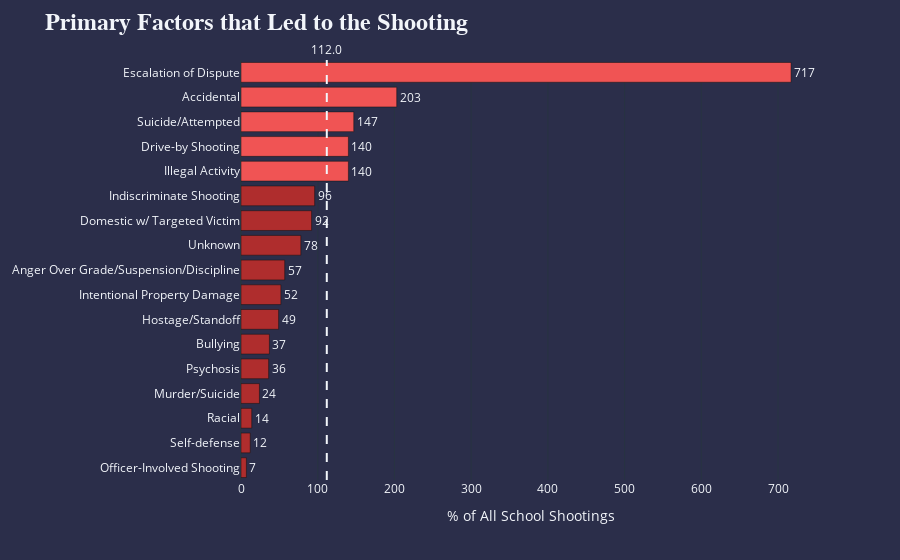

Notebook cell for this chart:
### Code cell
_ = dfi.groupby('situation')['incident_id'].count().sort_values(ascending=True).reset_index()
_['percent'] = _['incident_id'].apply(lambda x: round(x*100/(dfi.time_period.count()), 2) )

fig = px.bar(_, 
                   y="situation",
                   x='incident_id',
                   orientation='h',
                   text_auto=True,
                   template="plotly_dark"
                   )

fig.update_layout(title='<b>Primary Factors that Led to the Shooting<b>',
                  titlefont={'size': 24,
                             'family': 'Proxima Nova',
                            },
                  template='plotly_dark',
                  paper_bgcolor='#2B2E4A',
                  plot_bgcolor='#2B2E4A',
                  yaxis_title=None,
                  xaxis_title='% of All School Shootings'
                 )

fig.add_vline(
    x = _.incident_id.mean(),
    line_width = 2,
    line_dash = 'dash',
    annotation_text = round(_.incident_id.mean(), 0),
    annotation_position = 'top',
)

color = ['#AF2D2D',]*17
for c in range(12,17):
    color[c] = '#F05454'

fig.update_traces(textfont_size=12,
                  textangle=0,
                  textposition='outside',
                  cliponaxis=False,
                  marker_color=color,
                 )

fig.show()

### Figure 1 — Plotly figure (JSON) as saved in the notebook; plotly's stock layout.template omitted (floating-point values rounded to 4 significant figures)
{"data": [{"alignmentgroup": "True", "cliponaxis": false, "hovertemplate": "incident_id=%{x}<br>situation=%{y}<extra></extra>", "legendgroup": "", "marker": {"color": ["#AF2D2D", "#AF2D2D", "#AF2D2D", "#AF2D2D", "#AF2D2D", "#AF2D2D", "#AF2D2D", "#AF2D2D", "#AF2D2D", "#AF2D2D", "#AF2D2D", "#AF2D2D", "#F05454", "#F05454", "#F05454", "#F05454", "#F05454"], "pattern": {"shape": ""}}, "name": "", "offsetgroup": "", "orientation": "h", "showlegend": false, "textangle": 0, "textfont": {"size": 12}, "textposition": "outside", "texttemplate": "%{x}", "type": "bar", "x": [7, 12, 14, 24, 36, 37, 49, 52, 57, 78, 92, 96, 140, 140, 147, 203, 717], "xaxis": "x", "y": ["Officer-Involved Shooting", "Self-defense", "Racial", "Murder/Suicide", "Psychosis", "Bullying", "Hostage/Standoff", "Intentional Property Damage", "Anger Over Grade/Suspension/Discipline", "Unknown", "Domestic w/ Targeted Victim", "Indiscriminate Shooting", "Illegal Activity", "Drive-by Shooting", "Suicide/Attempted", "Accidental", "Escalation of Dispute"], "yaxis": "y"}], "layout": {"annotations": [{"showarrow": false, "text": "112.0", "x": 111.8, "xanchor": "center", "xref": "x", "y": 1, "yanchor": "bottom", "yref": "y domain"}], "barmode": "relative", "legend": {"tracegroupgap": 0}, "margin": {"t": 60}, "paper_bgcolor": "#2B2E4A", "plot_bgcolor": "#2B2E4A", "shapes": [{"line": {"dash": "dash", "width": 2}, "type": "line", "x0": 111.8, "x1": 111.8, "xref": "x", "y0": 0, "y1": 1, "yref": "y domain"}], "title": {"font": {"family": "Proxima Nova", "size": 24}, "text": "<b>Primary Factors that Led to the Shooting<b>"}, "xaxis": {"anchor": "y", "domain": [0.0, 1.0], "title": {"text": "% of All School Shootings"}}, "yaxis": {"anchor": "x", "domain": [0.0, 1.0], "title": {}}}}
